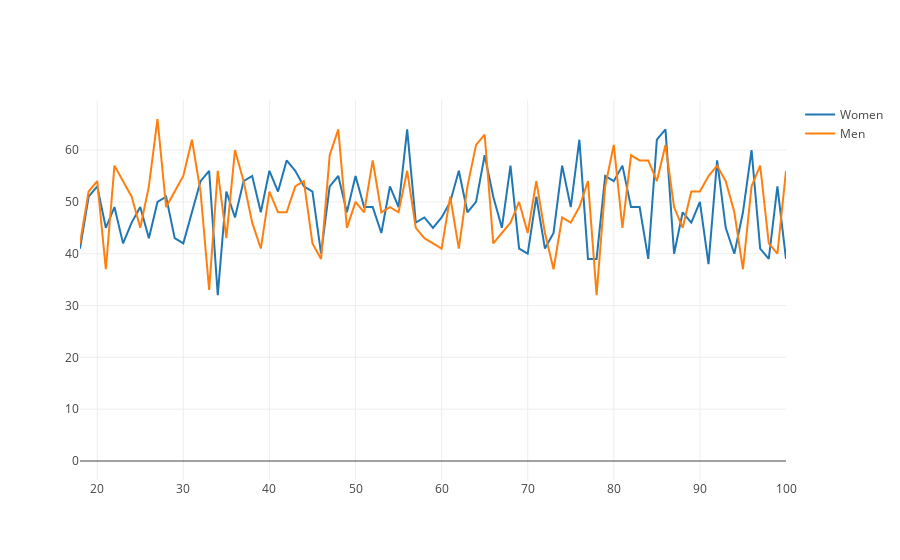

The notebook cell saved with this chart:
### Markdown cell above
#### Make chart

### Code cell
data = [womenSeries, menSeries]

fig = go.Figure(data=data, layout=layout)

py.iplot(fig, filename='line-mode')

### Figure 1 — Plotly figure (JSON) as saved in the notebook; plotly's stock layout.template omitted (floating-point values rounded to 4 significant figures)
{"data": [{"mode": "columns", "name": "Women", "type": "scatter", "x": [0, 1, 2, 3, 4, 5, 6, 7, 8, 9, 10, 11, 12, 13, 14, 15, 16, 17, 18, 19, 20, 21, 22, 23, 24, 25, 26, 27, 28, 29, 30, 31, 32, 33, 34, 35, 36, 37, 38, 39, 40, 41, 42, 43, 44, 45, 46, 47, 48, 49, 50, 51, 52, 53, 54, 55, 56, 57, 58, 59, 60, 61, 62, 63, 64, 65, 66, 67, 68, 69, 70, 71, 72, 73, 74, 75, 76, 77, 78, 79, 80, 81, 82, 83, 84, 85, 86, 87, 88, 89, 90, 91, 92, 93, 94, 95, 96, 97, 98, 99, 100], "y": [0, 0, 0, 0, 0, 0, 0, 0, 0, 0, 46, 41, 48, 45, 45, 52, 56, 46, 41, 51, 53, 45, 49, 42, 46, 49, 43, 50, 51, 43, 42, 48, 54, 56, 32, 52, 47, 54, 55, 48, 56, 52, 58, 56, 53, 52, 40, 53, 55, 48, 55, 49, 49, 44, 53, 49, 64, 46, 47, 45, 47, 50, 56, 48, 50, 59, 51, 45, 57, 41, 40, 51, 41, 44, 57, 49, 62, 39, 39, 55, 54, 57, 49, 49, 39, 62, 64, 40, 48, 46, 50, 38, 58, 45, 40, 48, 60, 41, 39, 53, 39]}, {"mode": "columns", "name": "Men", "type": "scatter", "x": [0, 1, 2, 3, 4, 5, 6, 7, 8, 9, 10, 11, 12, 13, 14, 15, 16, 17, 18, 19, 20, 21, 22, 23, 24, 25, 26, 27, 28, 29, 30, 31, 32, 33, 34, 35, 36, 37, 38, 39, 40, 41, 42, 43, 44, 45, 46, 47, 48, 49, 50, 51, 52, 53, 54, 55, 56, 57, 58, 59, 60, 61, 62, 63, 64, 65, 66, 67, 68, 69, 70, 71, 72, 73, 74, 75, 76, 77, 78, 79, 80, 81, 82, 83, 84, 85, 86, 87, 88, 89, 90, 91, 92, 93, 94, 95, 96, 97, 98, 99, 100], "y": [0, 0, 0, 0, 0, 0, 0, 0, 0, 0, 59, 51, 37, 46, 47, 60, 52, 44, 42, 52, 54, 37, 57, 54, 51, 45, 53, 66, 49, 52, 55, 62, 52, 33, 56, 43, 60, 54, 46, 41, 52, 48, 48, 53, 54, 42, 39, 59, 64, 45, 50, 48, 58, 48, 49, 48, 56, 45, 43, 42, 41, 51, 41, 53, 61, 63, 42, 44, 46, 50, 44, 54, 44, 37, 47, 46, 49, 54, 32, 53, 61, 45, 59, 58, 58, 54, 61, 49, 45, 52, 52, 55, 57, 54, 48, 37, 53, 57, 42, 40, 56]}], "layout": {"xaxis": {"range": [18, 100]}}}
